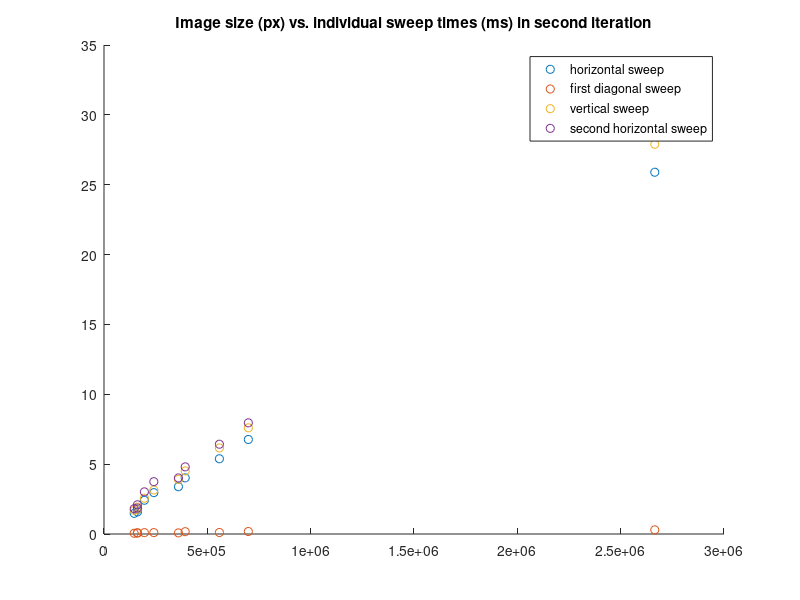

This chart was generated by the following MATLAB code:
% number of iterations is roughly log of largest dimension + 1
% since min number of unmerged regions halves with each iteration

% printing iterations adds about 0.5 ms for 9 iterations
% so roughly 0.06ms*n_iterations

% Lakeside.jpg is closest in size to their Lakeside, really same res?
% Their sequential time for sweeps on Lakeside is 16 ms, ours is 22 ms
% Comparing others our sequential sweeps seem slower in most cases and overall

% Their claim is sweep time goes sublinearly with image area
% Although total time goes linearly (makes sense with alloc no speedup)

% Beach, Cathedral of Learning, Einstein, Hamerschlag, Ilha Grande,
% Lakeside, Maracana, Morumbi, Museum, Sidney, World

% Time per iteration seq - time series for each image
par_is = [
    4.935299 3.046949 1.805421 1.146572 0.788929 0.599503 0.639653 0.661783 0.307965 0.126899 0 0 0;
    2.198928 1.372881 0.885769 0.623106 0.411576 0.431582 0.456556 0.321474 0.199614 0 0 0 0;
    7.715528 4.724867 2.636047 1.625163 1.141003 0.730985 0.792336 0.851346 0.593117 0.37620 0 0 0;
    10.877287 5.661698 3.261226 2.066964 1.364099 0.861523 0.870163 0.886900 0.636966 0.416027 0 0 0;
    5.507368 3.516103 5.197539 1.420144 0.911440 0.802080 0.814059 0.660438 0.528604 0.122770 0 0 0;
    2.483760 1.580318 1.031237 0.742735 0.477135 0.494016 0.521243 0.337963 0.207889 0 0 0 0;
    3.449176 2.413010 1.592409 0.970708 0.515139 0.540139 0.564968 0.583589 0.238975 0 0 0 0;
    2.487469 1.519378 1.016316 0.691760 0.439435 0.468606 0.499554 0.350389 0.199967 0 0 0 0;
    3.218421 1.930200 1.261297 0.819984 0.471609 0.501087 0.507389 0.553322 0.215320 0 0 0 0;
    31.431778 18.762138 10.453494 5.805401 3.122660 2.085521 1.200266 1.169052 1.246332 1.307543 0.769119 0 0;
    139.521435 66.981527 37.277906 21.911715 12.768824 7.177193 4.503860 2.882544 2.292318 2.442695 2.250561 2.171756 0.954452];
% hold off;
% plot(par_is(1,:));
% grid on;
% hold on;
% for i = 2:size(par_is, 1)-2
%     plot(par_is(i,:));
% end
% title('Time per iteration (ms), parallel, each time series is an image (closeup)');

% Time per iteration par - time series for each image
seq_is = [
    16.154250 11.386229 6.887309 4.129812 2.466255 1.514723 0.930561 0.512446 0.234187 0.089427 0 0 0;
    6.851269 5.035091 3.157101 1.945575 1.193195 0.711433 0.383616 0.201288 0.140793  0 0 0 0;
    25.189765 18.078572 11.086026 6.667377 4.041980 2.407697 1.448213 0.811225 0.412369 0.290652  0 0 0;
    31.514219 22.499138 13.833443 8.543149 5.103671 3.237475 1.755851 1.037082 0.445089 0.325739 0 0 0;
    17.974512 13.505537 8.724496 5.384623 3.283902 1.966870 1.119471 0.686752 0.372313 0.086329  0 0 0;
    7.520115 5.848203 3.766045 2.355391 1.355316 0.803715 0.471726 0.208179 0.148854 0 0 0 0;
    12.027249 9.954562 6.250025 3.623475 1.955416 1.151279 0.618859 0.326248 0.174339  0 0 0 0;
    7.324041 5.294740 3.262135 2.027408 1.177273 0.744513 0.470587 0.209300 0.14633 0 0 0 0;
    9.765489 8.089590 5.155012 2.974914 1.598726 0.907561 0.487659 0.308975 0.155282   0 0 0 0;
    110.695385 84.535206 55.383694 33.618740 19.060208 10.513052 5.671537 2.845193 1.561471 1.134878 0.557755 0 0;
    554.333193 388.623877 233.832772 138.466820 83.727628 58.934035 33.539929 19.242409 10.321669 5.913265 2.969576 1.636416 0.795684];
% hold off;
% plot(seq_is(1,:));
% grid on;
% hold on;
% for i = 2:size(seq_is, 1)
%     plot(seq_is(i,:));
% end
% title('Time per iteration (ms), sequential, each time series is an image');

% Time of first sweeps
% hold off;
% plot(seq_is(1,:));
% grid on;
% hold on;
% for i = 2:size(seq_is, 1)
%     plot(seq_is(i,:));
% end
% title('Time per iteration (ms), sequential, each time series is an image');

widths = [490 348 660 1024 1010 491 1633 491 491 491 5400];
lengths = [735 420 846 682 389 329 1632 491 330 398 2700];
sizes = widths .* lengths;

par_process_times = [18.035080 8.433232 26.706818 33.353597 23.807499 9.664202 94.637913 12.994019 9.382310 11.266937 400.295802];
par_sweep_times = [14.110508 6.944003 21.239481 26.960009 19.529408 7.920911 77.436376 10.914617 7.716722 9.526094 303.244673];
par_update_times = [3.258488 1.204334 4.350397 4.964905 3.528256 1.395978 12.583388 1.576577 1.365790 1.370015 63.303502];

seq_process_times = [58.343468 24.862990 91.977909 114.606009 71.795913 28.061843 404.379453 43.352443 26.403808 35.312851 2144.478375];
seq_sweep_times = [44.343994 19.657728 70.478758 88.337734 53.144927 22.516143 325.649460 36.122618 20.688940 29.483823 1532.425980];
seq_update_times = [13.330727 4.917434 20.411259 24.811199 17.844410 5.200592 74.128837 6.726883 5.411604 5.412038 578.555428];

total_speedups = seq_process_times ./ par_process_times;
sweep_speedups = seq_sweep_times ./ par_sweep_times;
update_speedups = seq_update_times ./ par_update_times;

% Plot with total size vs. process time par and seq
% hold on;
% scatter(seq_process_times(:,1:end-1), sizes(:,1:end-1));
% scatter(par_process_times(:,1:end-1), sizes(:,1:end-1));
% legend('sequential', 'parallel');
% title('Total process times (ms) vs. image size (px), sequential and parallel');

% Plot with size vs. sweep time par and seq
% hold on;
% scatter(seq_sweep_times(:,1:end-1), sizes(:,1:end-1));
% scatter(par_sweep_times(:,1:end-1), sizes(:,1:end-1));
% legend('sequential', 'parallel');
% title('Sweep times (ms) vs. image size (px), sequential and parallel');

% Plot with size vs. sweep speedup
% hold on;
% scatter(sizes, sweep_speedups);
% title('Image size (px) vs. sweep speedup');

% Plot with size vs. update time par and seq
% hold on;
% scatter(seq_update_times(:,1:end-1), sizes(:,1:end-1));
% scatter(par_update_times(:,1:end-1), sizes(:,1:end-1));
% legend('sequential', 'parallel');
% xlim([0 350])
% title('Update times (ms) vs. image size (px), sequential and parallel');

% Plot with size vs. update speedup
% hold on;
% scatter(sizes, update_speedups);
% title('Image size (px) vs. update speedup');

% Plot with size vs. total speedup
% hold on;
% scatter(sizes, total_speedups);
% title('Image size (px) vs. total speedup');

second_sweep_times = [3.384049 0.081145 3.907290 4.013704;
    1.479837 0.053550 1.689778 1.811892;
    5.385144 0.108122 6.158849 6.426398;
    6.765443 0.178256 7.598872 7.956521;
    4.019015 0.166033 4.515385 4.804998;
    1.750313 0.080388 1.926185 2.091275;
    25.894199 0.296742 27.896552 30.447665;
    2.960735 0.099192 3.148935 3.745659;
    1.585570 0.075236 1.776699 1.857194;
    2.416302 0.096540 2.560309 3.016389;
     116.263889 0.899999 133.484005 137.975881]';

% Plot with size vs. each sweep
hold on;
scatter(sizes(:,1:end-1), second_sweep_times(1,1:end-1));
scatter(sizes(:,1:end-1), second_sweep_times(2,1:end-1));
scatter(sizes(:,1:end-1), second_sweep_times(3,1:end-1));
scatter(sizes(:,1:end-1), second_sweep_times(4,1:end-1));
legend('horizontal sweep', 'first diagonal sweep', 'vertical sweep', ...
'second horizontal sweep');
title('Image size (px) vs. individual sweep times (ms) in second iteration');